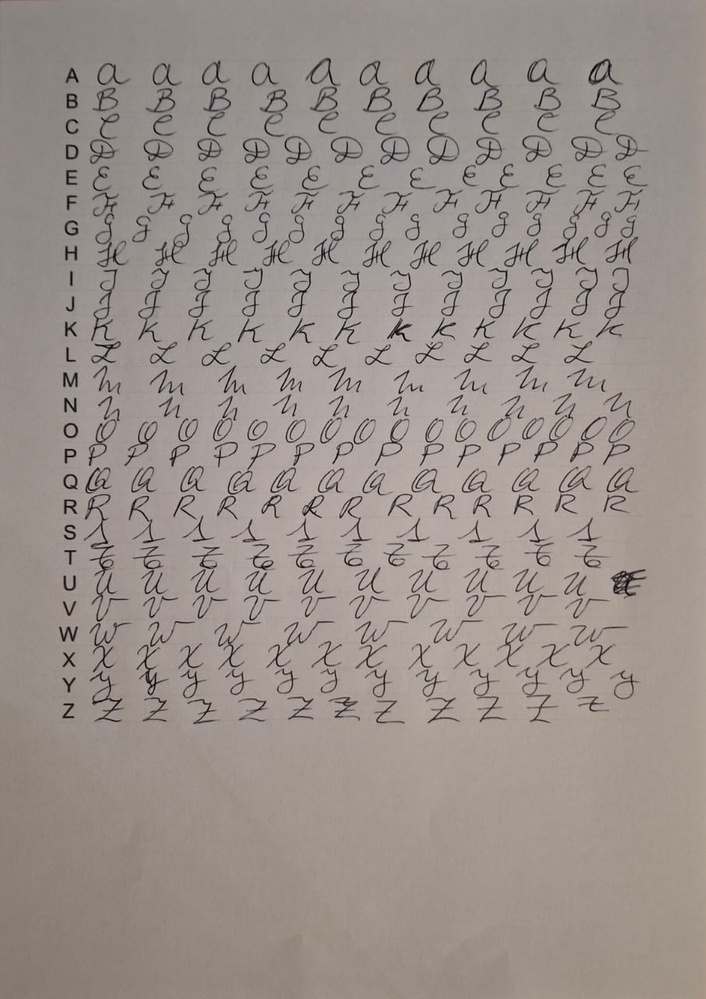
#> input picture images/cursiva_mayuscula.jpeg, 706 x 999 px, shrunk from 905 x 1280 before the run
$ python -i line_splitter.py   (imports and definitions only)
#> lines starting #> are read from the running program, lines starting #| are printed output that depends on the picture; after the words box and inside, x2 and y2 are one past the last pixel; in counts of white or black regions, pixels touching at a corner belong together
#> further down, picture is the input picture: shape (999, 706, 3); mean B, G, R 139.2, 145, 154.1
import cv2
import numpy as np

def _process_image(img, alphabet):
    img = preprocess_page(img)
    line_heights = _detect_lines(img)
    classified_rows = _create_lines(img, line_heights, alphabet)

    return classified_rows

def _detect_lines(img):
    edges = cv2.Canny(img, threshold1=50, threshold2=200)
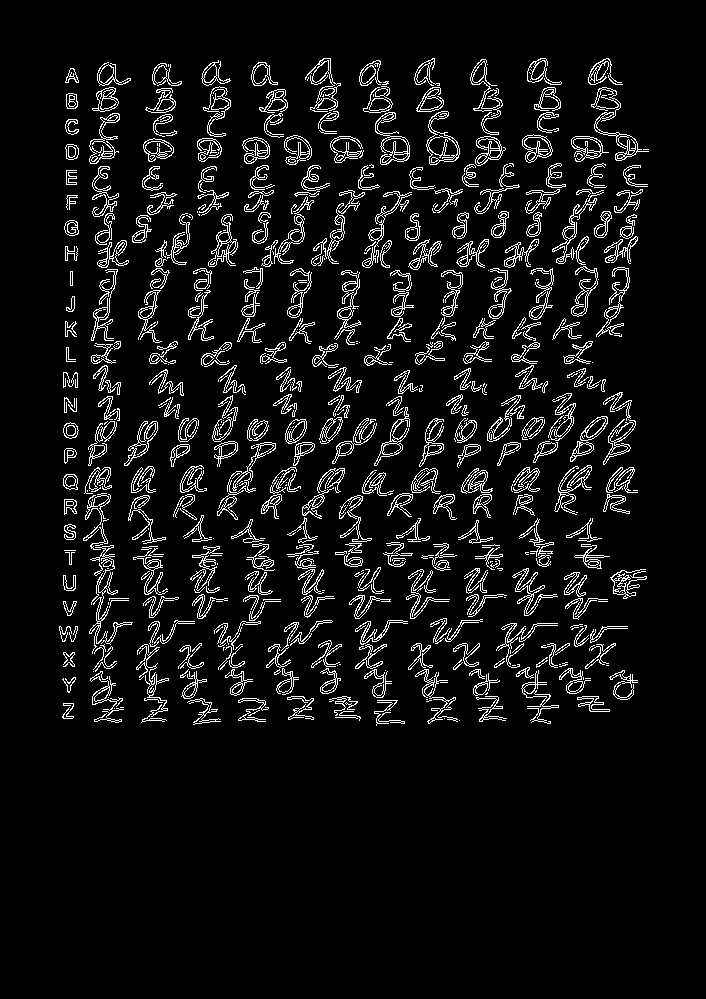
#> edges: shape (999, 706); 6.9% white in thin lines or dots, all inside (x1, y1, x2, y2) = (59, 58, 649, 726)
    edges = cv2.dilate(edges, np.ones((3, 3), np.uint8), iterations=1)
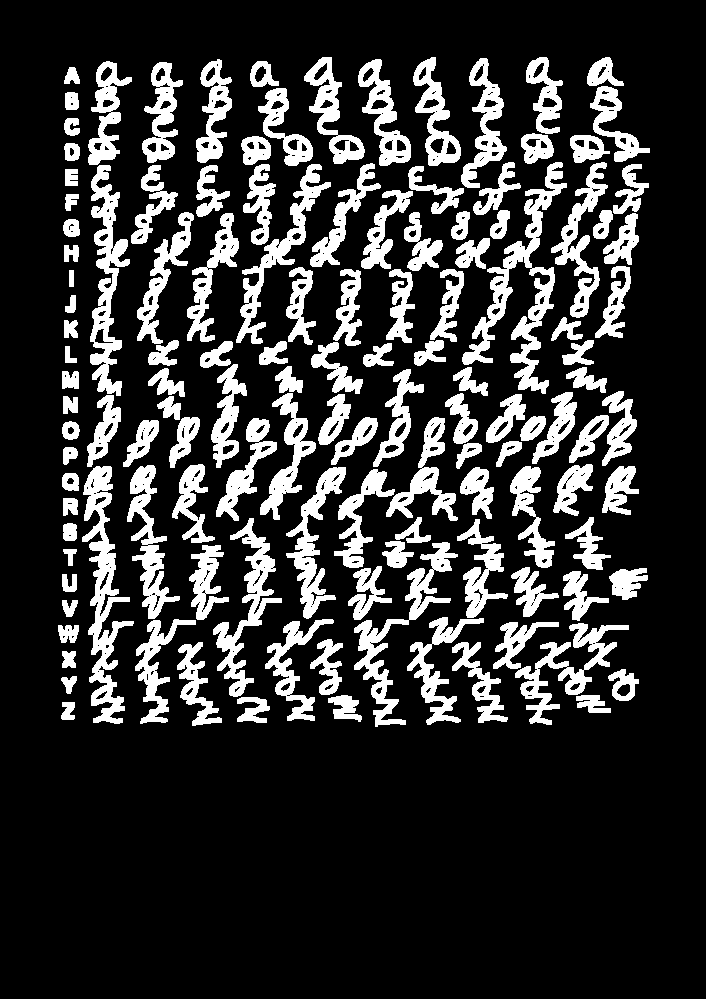
#> edges: shape (999, 706); 19.4% white; 129 white regions, largest, box (x1, y1, x2, y2) and area: (462, 162, 567, 394) 5373, (82, 466, 134, 724) 4678, (90, 165, 130, 396) 3786

    lines = cv2.HoughLinesP(edges, rho=1, theta=np.pi/180, threshold=50, minLineLength=60)
#> lines = [[102, 580, 103, 510]]

    heights = list(map(lambda line: (line[0][1]+line[0][3]) // 2, lines))
#> heights = [545]
    sorted_heights = sorted(heights)
#> sorted_heights = [545]

    separations = _get_separators(sorted_heights, threshold = 16)
    row_heights = _get_line_heights(sorted_heights, separations)

    return row_heights

def preprocess_page(img):
    border = 50
    img = img[border:img.shape[0]-border, border:img.shape[1]-border] # crop

    img = cv2.GaussianBlur(img, (7, 7), 0)
    img = cv2.adaptiveThreshold(img, 255, cv2.ADAPTIVE_THRESH_GAUSSIAN_C, cv2.THRESH_BINARY, 11, 4)
    img = cv2.GaussianBlur(img, (5, 5), 0)

    return img

def _get_separators(heights, threshold):
#> called with threshold = 16
    indexes = [0]
    for i in range(0, len(heights)-1):
        if heights[i+1]-heights[i] > threshold:
            indexes.append(i)
#> this loop made 0 passes
#> after the loop, indexes = [0]
#> in _detect_lines, `separations = _get_separators(sorted_heights, threshold = 16)`: separations = [0, 0]

    indexes.append(len(heights)-1)

    return indexes

def _get_line_heights(sorted_heights, separations):
    line_heights = []
    for i in range(0, len(separations)-1):
        idx1 = separations[i]
        idx2 = separations[i+1]
        group = sorted_heights[idx1+1:idx2]

        average = sum(group)//len(group)
        line_heights.append(average)
#> this loop made 1 pass
#> after the loop, line_heights = []

    return line_heights

def _create_lines(img, row_heights, alphabet):
    rows = {}
    error_px = 6
    start = 80

    for i in range(0, len(row_heights)-1):

        img_line = img[row_heights[i]+error_px:row_heights[i+1]-error_px, :]
        img_line = img_line[:, start:]
        rows[alphabet[i]] = img_line

    return rows

>>> import cv2
>>> picture = cv2.imread('../images/cursiva_mayuscula.jpeg')
#> (the run stopped early here; a loop or call above may not have finished)

$ run again, on images/cursiva_minuscula.jpeg
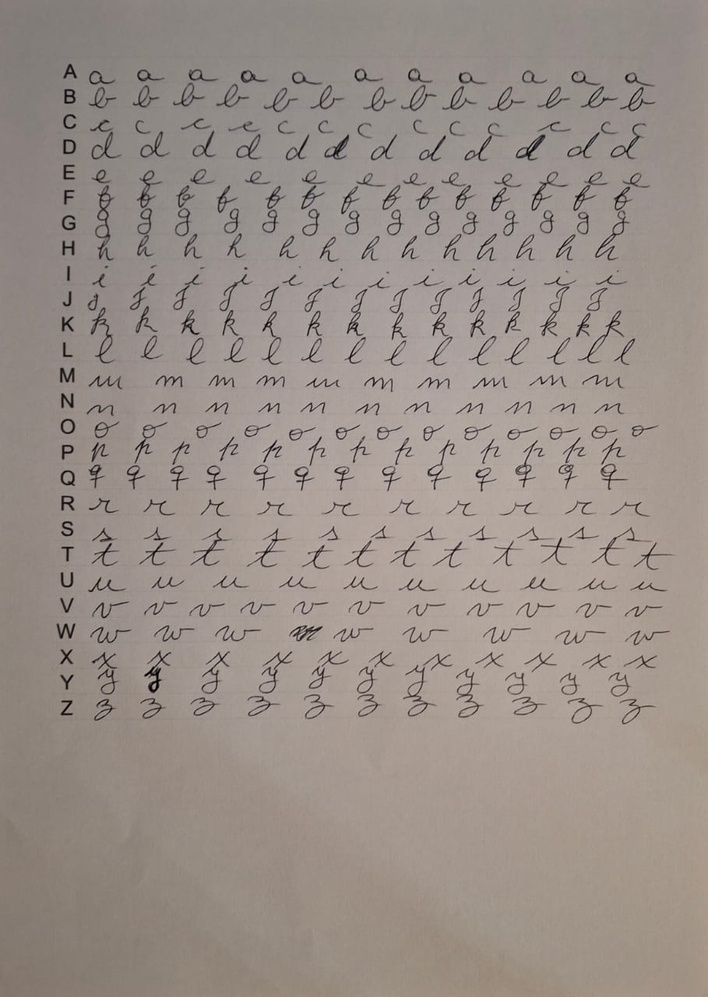
#> input picture images/cursiva_minuscula.jpeg, 708 x 997 px, shrunk from 909 x 1280 before the run
#> picture is the input picture: shape (997, 708, 3); mean B, G, R 136.6, 143.4, 153.8
#> in _detect_lines, `edges = cv2.Canny(img, threshold1=50, threshold2=200)`:
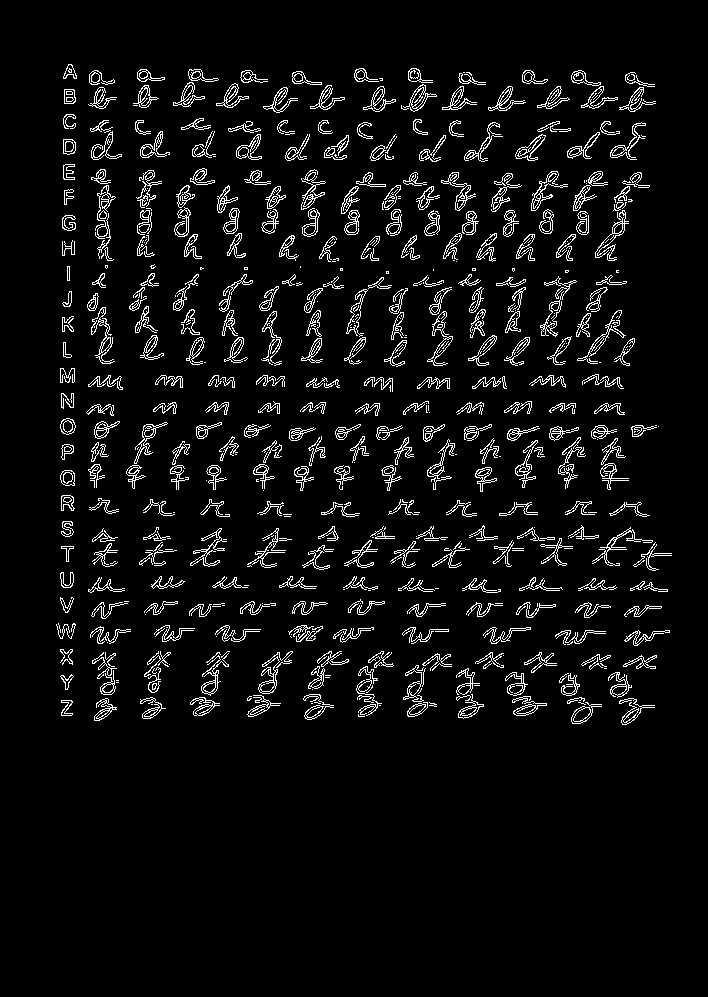
#> edges: shape (997, 708); 5.5% white in thin lines or dots, all inside (x1, y1, x2, y2) = (56, 64, 672, 725)
#> in _detect_lines, `edges = cv2.dilate(edges, np.ones((3, 3), np.uint8), iterations=1)`:
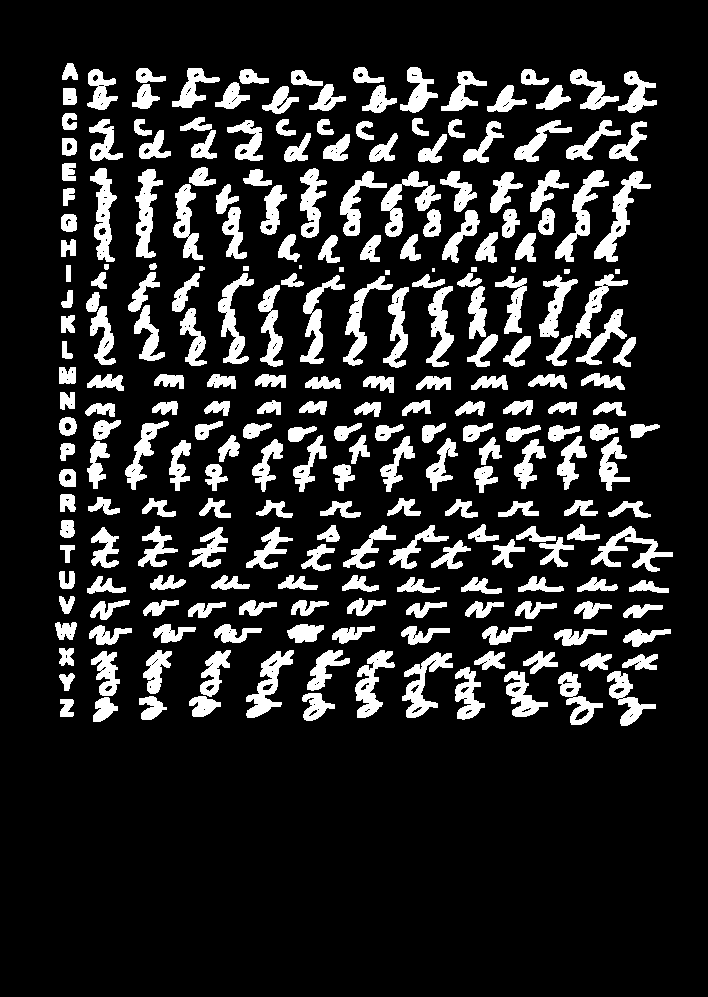
#> edges: shape (997, 708); 15.6% white; 249 white regions (2 under 20 px), largest, box (x1, y1, x2, y2) and area: (594, 171, 651, 262) 1396, (555, 170, 609, 262) 1328, (381, 171, 441, 237) 1314
#> lines = None

$ run again, on images/imprenta_mayuscula.jpeg
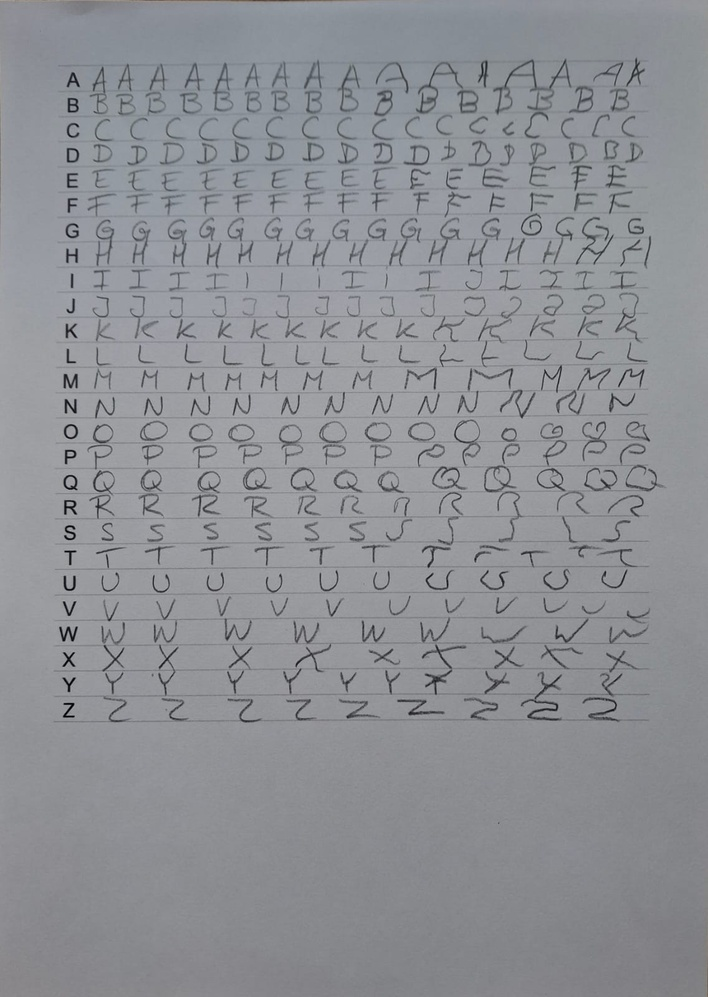
#> input picture images/imprenta_mayuscula.jpeg, 708 x 997 px, shrunk from 1136 x 1600 before the run
#> picture is the input picture: shape (997, 708, 3); mean B, G, R 149, 144.2, 142.2
#> in _detect_lines, `edges = cv2.Canny(img, threshold1=50, threshold2=200)`:
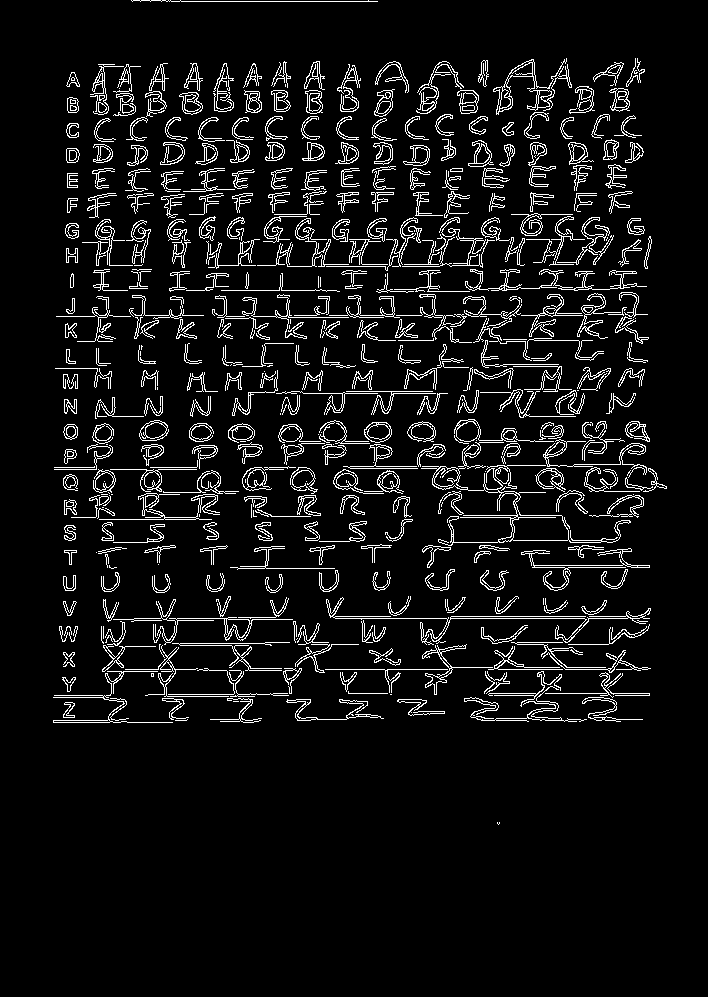
#> edges: shape (997, 708); 7.1% white in thin lines or dots, all inside (x1, y1, x2, y2) = (53, 0, 667, 825)
#> in _detect_lines, `edges = cv2.dilate(edges, np.ones((3, 3), np.uint8), iterations=1)`:
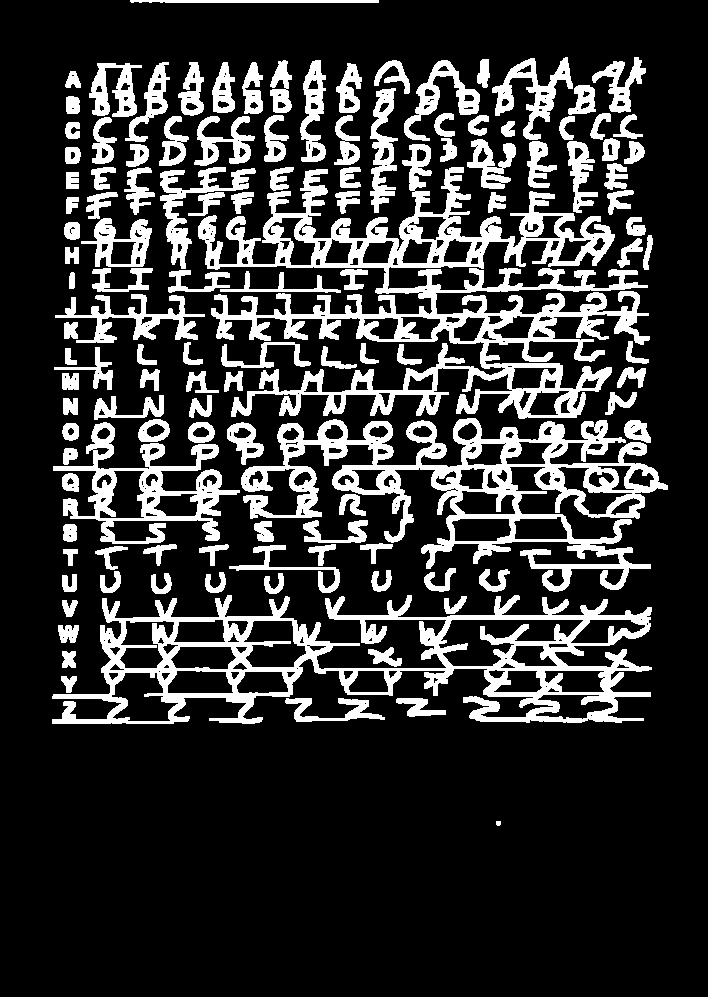
#> edges: shape (997, 708); 19.9% white; 122 white regions, largest, box (x1, y1, x2, y2) and area: (198, 144, 650, 419) 33311, (52, 595, 652, 724) 22504, (241, 418, 668, 592) 20467
#> lines = 27 rows, first 6: [55, 316, 204, 316], [325, 315, 591, 315], [329, 618, 588, 618], [324, 668, 651, 668], [487, 669, 651, 669], [53, 694, 114, 694]
#> heights = 27 values, max 719 at index 23, min 0 at index 26, mean 491.9
#> sorted_heights = 27 values from 0 to 719
#> the loop in _get_separators, `for i in range(0, len(heights)-1):` made 26 passes
#> after the loop in _get_separators, `for i in range(0, len(heights)-1):`: indexes = [0, 0, 2, 5, 9, 10, 11, 12, 17, 18, 21, 24]
#> separations = [0, 0, 2, 5, 9, 10, 11, 12, 17, 18, 21, 24, 26]
#> the loop in _get_line_heights, `for i in range(0, len(separations)-1):` made 1 pass
#> (idx1, idx2) on pass 1: (0, 0)
#> after the loop in _get_line_heights, `for i in range(0, len(separations)-1):`: line_heights = []

$ run again, on images/imprenta_minuscula.jpeg
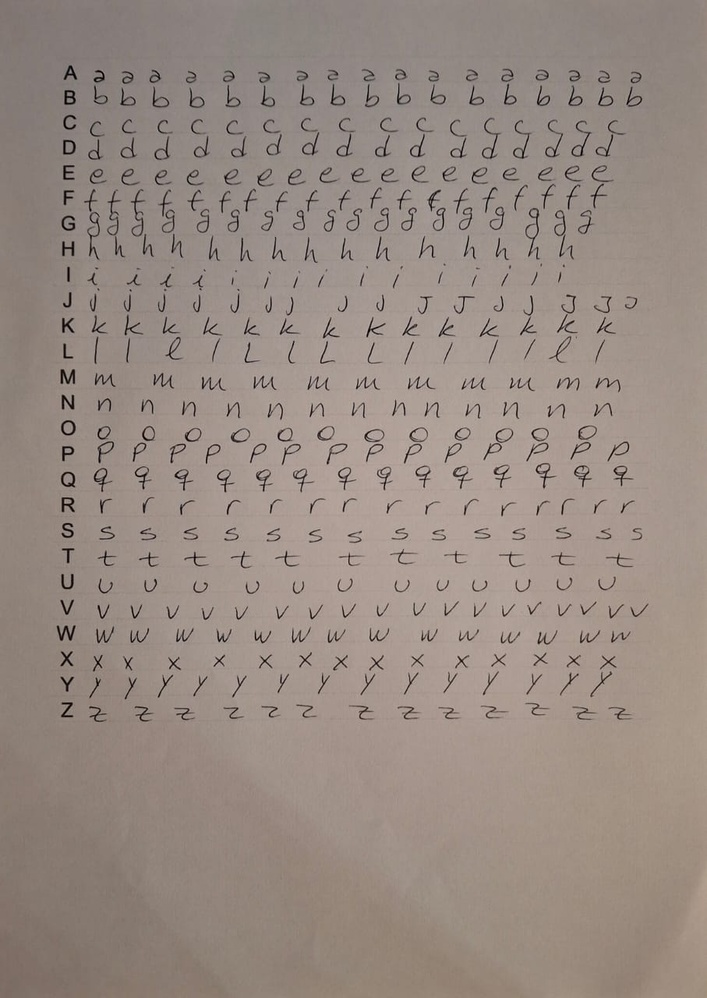
#> input picture images/imprenta_minuscula.jpeg, 707 x 998 px, shrunk from 907 x 1280 before the run
#> picture is the input picture: shape (998, 707, 3); mean B, G, R 130.7, 138.8, 152.1
#> in _detect_lines, `edges = cv2.Canny(img, threshold1=50, threshold2=200)`:
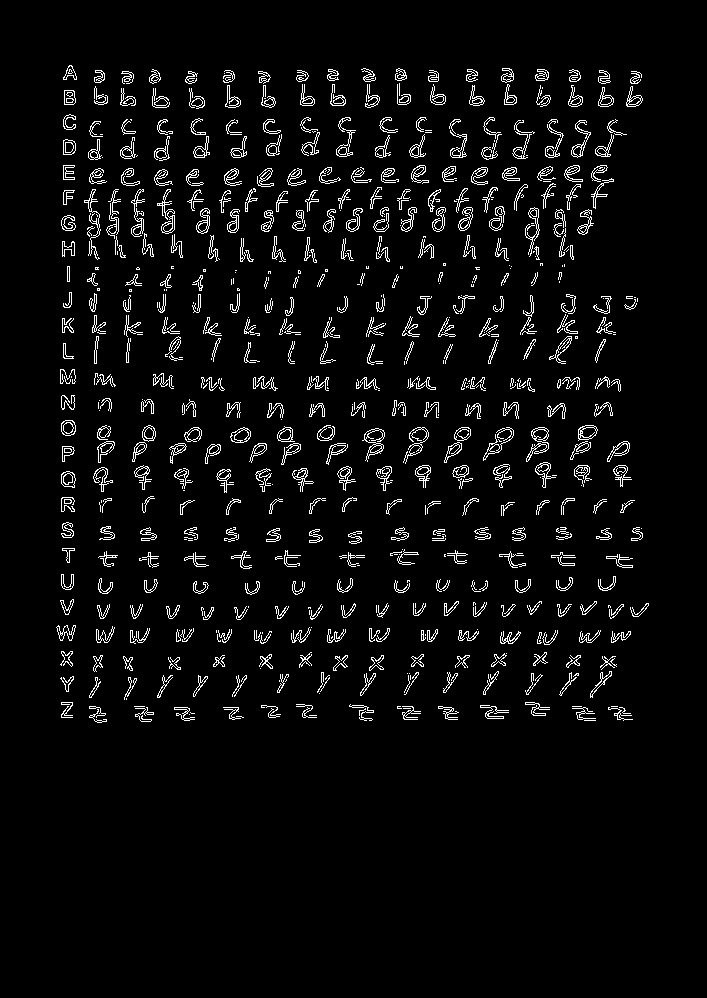
#> edges: shape (998, 707); 4.5% white in thin lines or dots, all inside (x1, y1, x2, y2) = (56, 65, 649, 723)
#> in _detect_lines, `edges = cv2.dilate(edges, np.ones((3, 3), np.uint8), iterations=1)`:
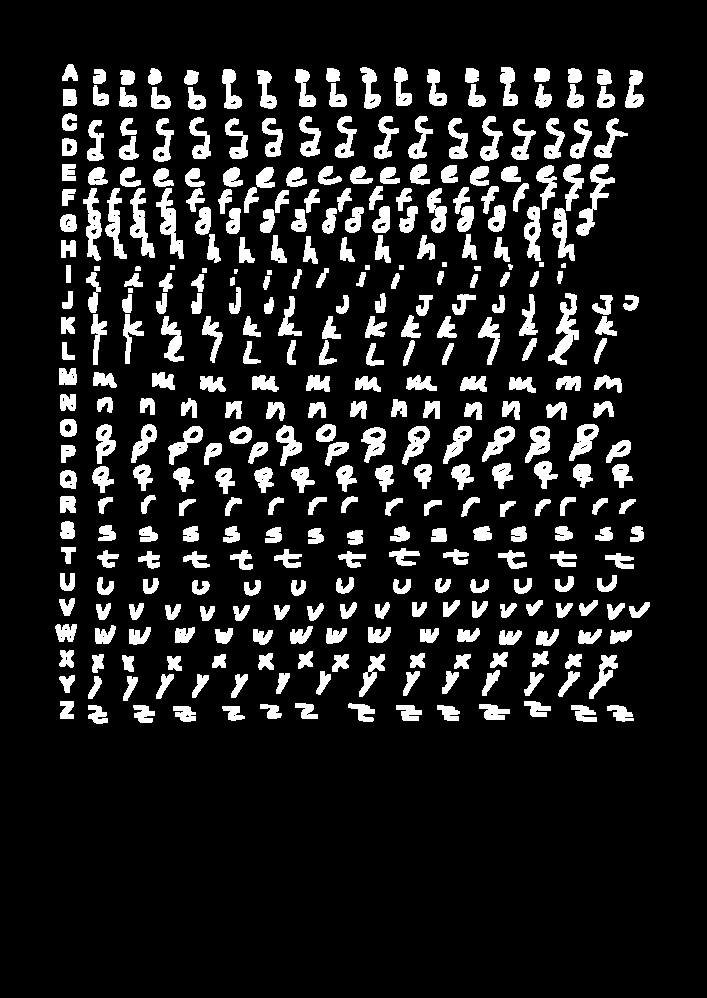
#> edges: shape (998, 707); 12.7% white; 363 white regions (1 under 20 px), largest, box (x1, y1, x2, y2) and area: (548, 293, 579, 365) 885, (576, 164, 615, 236) 833, (156, 188, 184, 259) 767
#> lines = None
